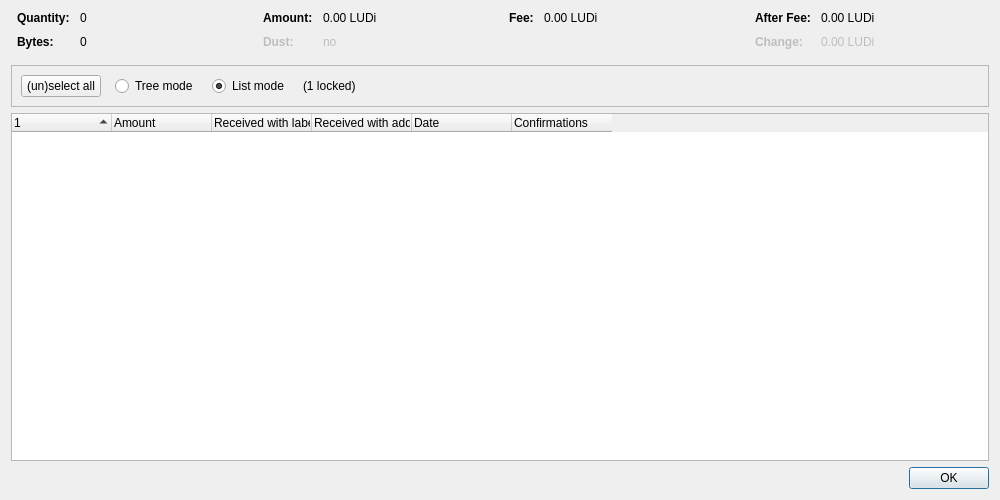
<?xml version="1.0" encoding="UTF-8"?>
<ui version="4.0">
 <class>CoinControlDialog</class>
 <widget class="QDialog" name="CoinControlDialog">
  <property name="geometry">
   <rect>
    <x>0</x>
    <y>0</y>
    <width>1000</width>
    <height>500</height>
   </rect>
  </property>
  <property name="windowTitle">
   <string>Coin Selection</string>
  </property>
  <layout class="QVBoxLayout" name="verticalLayout">
   <item>
    <layout class="QHBoxLayout" name="horizontalLayoutTop" stretch="0,0,0,0">
     <property name="topMargin">
      <number>0</number>
     </property>
     <property name="bottomMargin">
      <number>10</number>
     </property>
     <item>
      <layout class="QFormLayout" name="formLayoutCoinControl1">
       <property name="horizontalSpacing">
        <number>10</number>
       </property>
       <property name="verticalSpacing">
        <number>10</number>
       </property>
       <property name="leftMargin">
        <number>6</number>
       </property>
       <property name="rightMargin">
        <number>6</number>
       </property>
       <item row="0" column="0">
        <widget class="QLabel" name="labelCoinControlQuantityText">
         <property name="font">
          <font>
           <weight>75</weight>
           <bold>true</bold>
          </font>
         </property>
         <property name="text">
          <string>Quantity:</string>
         </property>
        </widget>
       </item>
       <item row="0" column="1">
        <widget class="QLabel" name="labelCoinControlQuantity">
         <property name="cursor">
          <cursorShape>IBeamCursor</cursorShape>
         </property>
         <property name="contextMenuPolicy">
          <enum>Qt::ActionsContextMenu</enum>
         </property>
         <property name="text">
          <string notr="true">0</string>
         </property>
         <property name="textInteractionFlags">
          <set>Qt::LinksAccessibleByMouse|Qt::TextSelectableByKeyboard|Qt::TextSelectableByMouse</set>
         </property>
        </widget>
       </item>
       <item row="1" column="0">
        <widget class="QLabel" name="labelCoinControlBytesText">
         <property name="font">
          <font>
           <weight>75</weight>
           <bold>true</bold>
          </font>
         </property>
         <property name="text">
          <string>Bytes:</string>
         </property>
        </widget>
       </item>
       <item row="1" column="1">
        <widget class="QLabel" name="labelCoinControlBytes">
         <property name="cursor">
          <cursorShape>IBeamCursor</cursorShape>
         </property>
         <property name="contextMenuPolicy">
          <enum>Qt::ActionsContextMenu</enum>
         </property>
         <property name="text">
          <string notr="true">0</string>
         </property>
         <property name="textInteractionFlags">
          <set>Qt::LinksAccessibleByMouse|Qt::TextSelectableByKeyboard|Qt::TextSelectableByMouse</set>
         </property>
        </widget>
       </item>
      </layout>
     </item>
     <item>
      <layout class="QFormLayout" name="formLayoutCoinControl2">
       <property name="horizontalSpacing">
        <number>10</number>
       </property>
       <property name="verticalSpacing">
        <number>10</number>
       </property>
       <property name="leftMargin">
        <number>6</number>
       </property>
       <property name="rightMargin">
        <number>6</number>
       </property>
       <item row="0" column="0">
        <widget class="QLabel" name="labelCoinControlAmountText">
         <property name="font">
          <font>
           <weight>75</weight>
           <bold>true</bold>
          </font>
         </property>
         <property name="text">
          <string>Amount:</string>
         </property>
        </widget>
       </item>
       <item row="0" column="1">
        <widget class="QLabel" name="labelCoinControlAmount">
         <property name="cursor">
          <cursorShape>IBeamCursor</cursorShape>
         </property>
         <property name="contextMenuPolicy">
          <enum>Qt::ActionsContextMenu</enum>
         </property>
         <property name="text">
          <string notr="true">0.00 LUDi</string>
         </property>
         <property name="textInteractionFlags">
          <set>Qt::LinksAccessibleByMouse|Qt::TextSelectableByKeyboard|Qt::TextSelectableByMouse</set>
         </property>
        </widget>
       </item>
       <item row="1" column="0">
        <widget class="QLabel" name="labelCoinControlLowOutputText">
         <property name="enabled">
          <bool>false</bool>
         </property>
         <property name="font">
          <font>
           <weight>75</weight>
           <bold>true</bold>
          </font>
         </property>
         <property name="text">
          <string>Dust:</string>
         </property>
        </widget>
       </item>
       <item row="1" column="1">
        <widget class="QLabel" name="labelCoinControlLowOutput">
         <property name="enabled">
          <bool>false</bool>
         </property>
         <property name="cursor">
          <cursorShape>IBeamCursor</cursorShape>
         </property>
         <property name="contextMenuPolicy">
          <enum>Qt::ActionsContextMenu</enum>
         </property>
         <property name="text">
          <string notr="true">no</string>
         </property>
         <property name="textInteractionFlags">
          <set>Qt::LinksAccessibleByMouse|Qt::TextSelectableByKeyboard|Qt::TextSelectableByMouse</set>
         </property>
        </widget>
       </item>
      </layout>
     </item>
     <item>
      <layout class="QFormLayout" name="formLayoutCoinControl3">
       <property name="horizontalSpacing">
        <number>10</number>
       </property>
       <property name="verticalSpacing">
        <number>10</number>
       </property>
       <property name="leftMargin">
        <number>6</number>
       </property>
       <property name="rightMargin">
        <number>6</number>
       </property>
       <item row="0" column="0">
        <widget class="QLabel" name="labelCoinControlFeeText">
         <property name="font">
          <font>
           <weight>75</weight>
           <bold>true</bold>
          </font>
         </property>
         <property name="text">
          <string>Fee:</string>
         </property>
        </widget>
       </item>
       <item row="0" column="1">
        <widget class="QLabel" name="labelCoinControlFee">
         <property name="cursor">
          <cursorShape>IBeamCursor</cursorShape>
         </property>
         <property name="contextMenuPolicy">
          <enum>Qt::ActionsContextMenu</enum>
         </property>
         <property name="text">
          <string notr="true">0.00 LUDi</string>
         </property>
         <property name="textInteractionFlags">
          <set>Qt::LinksAccessibleByMouse|Qt::TextSelectableByKeyboard|Qt::TextSelectableByMouse</set>
         </property>
        </widget>
       </item>
      </layout>
     </item>
     <item>
      <layout class="QFormLayout" name="formLayoutCoinControl4">
       <property name="horizontalSpacing">
        <number>10</number>
       </property>
       <property name="verticalSpacing">
        <number>10</number>
       </property>
       <property name="leftMargin">
        <number>6</number>
       </property>
       <property name="rightMargin">
        <number>6</number>
       </property>
       <item row="0" column="0">
        <widget class="QLabel" name="labelCoinControlAfterFeeText">
         <property name="font">
          <font>
           <weight>75</weight>
           <bold>true</bold>
          </font>
         </property>
         <property name="text">
          <string>After Fee:</string>
         </property>
        </widget>
       </item>
       <item row="0" column="1">
        <widget class="QLabel" name="labelCoinControlAfterFee">
         <property name="cursor">
          <cursorShape>IBeamCursor</cursorShape>
         </property>
         <property name="contextMenuPolicy">
          <enum>Qt::ActionsContextMenu</enum>
         </property>
         <property name="text">
          <string notr="true">0.00 LUDi</string>
         </property>
         <property name="textInteractionFlags">
          <set>Qt::LinksAccessibleByMouse|Qt::TextSelectableByKeyboard|Qt::TextSelectableByMouse</set>
         </property>
        </widget>
       </item>
       <item row="1" column="0">
        <widget class="QLabel" name="labelCoinControlChangeText">
         <property name="enabled">
          <bool>false</bool>
         </property>
         <property name="font">
          <font>
           <weight>75</weight>
           <bold>true</bold>
          </font>
         </property>
         <property name="text">
          <string>Change:</string>
         </property>
        </widget>
       </item>
       <item row="1" column="1">
        <widget class="QLabel" name="labelCoinControlChange">
         <property name="enabled">
          <bool>false</bool>
         </property>
         <property name="cursor">
          <cursorShape>IBeamCursor</cursorShape>
         </property>
         <property name="contextMenuPolicy">
          <enum>Qt::ActionsContextMenu</enum>
         </property>
         <property name="text">
          <string notr="true">0.00 LUDi</string>
         </property>
         <property name="textInteractionFlags">
          <set>Qt::LinksAccessibleByMouse|Qt::TextSelectableByKeyboard|Qt::TextSelectableByMouse</set>
         </property>
        </widget>
       </item>
      </layout>
     </item>
    </layout>
   </item>
   <item>
    <widget class="QFrame" name="frame">
     <property name="minimumSize">
      <size>
       <width>0</width>
       <height>40</height>
      </size>
     </property>
     <property name="frameShape">
      <enum>QFrame::StyledPanel</enum>
     </property>
     <property name="frameShadow">
      <enum>QFrame::Sunken</enum>
     </property>
     <layout class="QHBoxLayout" name="horizontalLayout">
      <item>
       <layout class="QHBoxLayout" name="horizontalLayoutPanel" stretch="0,0,0,0,0">
        <property name="spacing">
         <number>14</number>
        </property>
        <item>
         <widget class="QPushButton" name="pushButtonSelectAll">
          <property name="sizePolicy">
           <sizepolicy hsizetype="Maximum" vsizetype="Fixed">
            <horstretch>0</horstretch>
            <verstretch>0</verstretch>
           </sizepolicy>
          </property>
          <property name="text">
           <string>(un)select all</string>
          </property>
          <property name="autoDefault">
           <bool>false</bool>
          </property>
         </widget>
        </item>
        <item>
         <widget class="QRadioButton" name="radioTreeMode">
          <property name="sizePolicy">
           <sizepolicy hsizetype="Maximum" vsizetype="Fixed">
            <horstretch>0</horstretch>
            <verstretch>0</verstretch>
           </sizepolicy>
          </property>
          <property name="text">
           <string>Tree mode</string>
          </property>
         </widget>
        </item>
        <item>
         <widget class="QRadioButton" name="radioListMode">
          <property name="sizePolicy">
           <sizepolicy hsizetype="Maximum" vsizetype="Fixed">
            <horstretch>0</horstretch>
            <verstretch>0</verstretch>
           </sizepolicy>
          </property>
          <property name="text">
           <string>List mode</string>
          </property>
          <property name="checked">
           <bool>true</bool>
          </property>
         </widget>
        </item>
        <item>
         <widget class="QLabel" name="labelLocked">
          <property name="text">
           <string notr="true">(1 locked)</string>
          </property>
         </widget>
        </item>
        <item>
         <spacer name="horizontalSpacer">
          <property name="orientation">
           <enum>Qt::Horizontal</enum>
          </property>
          <property name="sizeHint" stdset="0">
           <size>
            <width>40</width>
            <height>20</height>
           </size>
          </property>
         </spacer>
        </item>
       </layout>
      </item>
     </layout>
    </widget>
   </item>
   <item>
    <widget class="CoinControlTreeWidget" name="treeWidget">
     <property name="contextMenuPolicy">
      <enum>Qt::CustomContextMenu</enum>
     </property>
     <property name="sortingEnabled">
      <bool>false</bool>
     </property>
     <property name="columnCount">
      <number>6</number>
     </property>
     <attribute name="headerShowSortIndicator" stdset="0">
      <bool>true</bool>
     </attribute>
     <attribute name="headerStretchLastSection">
      <bool>false</bool>
     </attribute>
     <column>
      <property name="text">
       <string/>
      </property>
     </column>
     <column>
      <property name="text">
       <string>Amount</string>
      </property>
     </column>
     <column>
      <property name="text">
       <string>Received with label</string>
      </property>
     </column>
     <column>
      <property name="text">
       <string>Received with address</string>
      </property>
     </column>
     <column>
      <property name="text">
       <string>Date</string>
      </property>
     </column>
     <column>
      <property name="text">
       <string>Confirmations</string>
      </property>
      <property name="toolTip">
       <string>Confirmed</string>
      </property>
     </column>
     <column>
      <property name="text">
       <string/>
      </property>
     </column>
     <column>
      <property name="text">
       <string/>
      </property>
     </column>
     <column>
      <property name="text">
       <string/>
      </property>
     </column>
     <column>
      <property name="text">
       <string/>
      </property>
     </column>
    </widget>
   </item>
   <item>
    <widget class="QDialogButtonBox" name="buttonBox">
     <property name="orientation">
      <enum>Qt::Horizontal</enum>
     </property>
     <property name="standardButtons">
      <set>QDialogButtonBox::Ok</set>
     </property>
    </widget>
   </item>
  </layout>
 </widget>
 <customwidgets>
  <customwidget>
   <class>CoinControlTreeWidget</class>
   <extends>QTreeWidget</extends>
   <header>qt/coincontroltreewidget.h</header>
  </customwidget>
 </customwidgets>
 <resources/>
 <connections/>
</ui>
